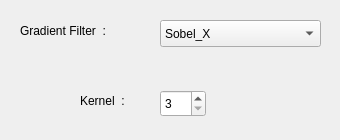
<?xml version="1.0" encoding="UTF-8"?>
<ui version="4.0">
 <class>DialogFind_Edge</class>
 <widget class="QDialog" name="DialogFind_Edge">
  <property name="geometry">
   <rect>
    <x>0</x>
    <y>0</y>
    <width>340</width>
    <height>140</height>
   </rect>
  </property>
  <property name="windowTitle">
   <string>Find_Edge</string>
  </property>
  <widget class="QLabel" name="label">
   <property name="geometry">
    <rect>
     <x>20</x>
     <y>20</y>
     <width>141</width>
     <height>21</height>
    </rect>
   </property>
   <property name="text">
    <string>Gradient Filter  :</string>
   </property>
  </widget>
  <widget class="QComboBox" name="comboBox">
   <property name="geometry">
    <rect>
     <x>160</x>
     <y>20</y>
     <width>161</width>
     <height>27</height>
    </rect>
   </property>
   <item>
    <property name="text">
     <string>Sobel_X</string>
    </property>
   </item>
   <item>
    <property name="text">
     <string>Sobel_Y</string>
    </property>
   </item>
   <item>
    <property name="text">
     <string>Sobel_XY</string>
    </property>
   </item>
   <item>
    <property name="text">
     <string>Laplacian</string>
    </property>
   </item>
  </widget>
  <widget class="QLabel" name="label_2">
   <property name="geometry">
    <rect>
     <x>80</x>
     <y>90</y>
     <width>77</width>
     <height>21</height>
    </rect>
   </property>
   <property name="text">
    <string>Kernel  :</string>
   </property>
  </widget>
  <widget class="QSpinBox" name="spinBox">
   <property name="geometry">
    <rect>
     <x>160</x>
     <y>90</y>
     <width>46</width>
     <height>27</height>
    </rect>
   </property>
   <property name="minimum">
    <number>3</number>
   </property>
   <property name="maximum">
    <number>7</number>
   </property>
   <property name="singleStep">
    <number>2</number>
   </property>
  </widget>
 </widget>
 <resources/>
 <connections/>
</ui>
